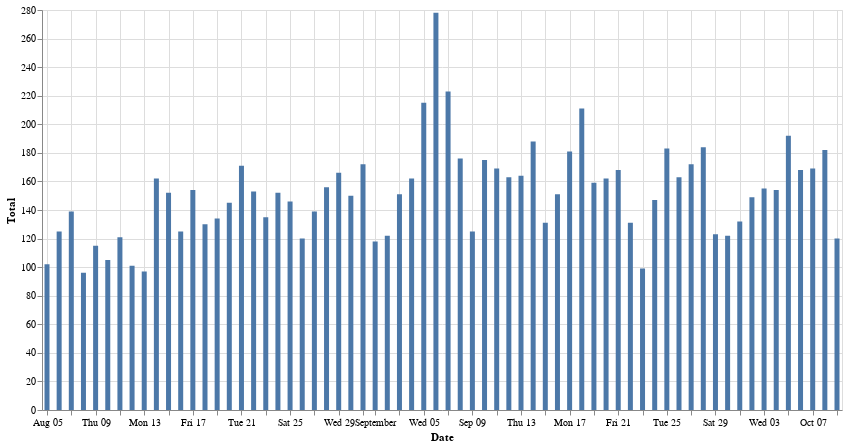

Source (notebook cell):
### Markdown cell above
# Orders by Day

### Code cell
df_orders_by_day = df_order.groupby(['created_at'])['order_id'].count().reset_index()
df_orders_by_day = df_orders_by_day.rename(columns={'created_at': 'Date', 'order_id': 'Total'})
df_orders_by_day.head()

alt.Chart(df_orders_by_day).mark_bar().encode(
    x = 'Date',
    y = 'Total'
).interactive().properties(
    width=800,
    height=400
)

### Figure 1 — Vega-Lite specification as saved in the notebook (floating-point values rounded to 4 significant figures)
{"config": {"view": {"continuousWidth": 400, "continuousHeight": 300}}, "data": {"name": "data-02c85e90d2468c5bfd79871d5e06bc41"}, "mark": "bar", "encoding": {"x": {"type": "temporal", "field": "Date"}, "y": {"type": "quantitative", "field": "Total"}}, "height": 400, "selection": {"selector016": {"type": "interval", "bind": "scales", "encodings": ["x", "y"]}}, "width": 800, "$schema": "https://vega.github.io/schema/vega-lite/v4.8.1.json", "datasets": {"data-02c85e90d2468c5bfd79871d5e06bc41": [{"Date": "2018-08-05T00:00:00", "Total": 102}, {"Date": "2018-08-06T00:00:00", "Total": 125}, {"Date": "2018-08-07T00:00:00", "Total": 139}, {"Date": "2018-08-08T00:00:00", "Total": 96}, {"Date": "2018-08-09T00:00:00", "Total": 115}, {"Date": "2018-08-10T00:00:00", "Total": 105}, {"Date": "2018-08-11T00:00:00", "Total": 121}, {"Date": "2018-08-12T00:00:00", "Total": 101}, {"Date": "2018-08-13T00:00:00", "Total": 97}, {"Date": "2018-08-14T00:00:00", "Total": 162}, {"Date": "2018-08-15T00:00:00", "Total": 152}, {"Date": "2018-08-16T00:00:00", "Total": 125}, {"Date": "2018-08-17T00:00:00", "Total": 154}, {"Date": "2018-08-18T00:00:00", "Total": 130}, {"Date": "2018-08-19T00:00:00", "Total": 134}, {"Date": "2018-08-20T00:00:00", "Total": 145}, {"Date": "2018-08-21T00:00:00", "Total": 171}, {"Date": "2018-08-22T00:00:00", "Total": 153}, {"Date": "2018-08-23T00:00:00", "Total": 135}, {"Date": "2018-08-24T00:00:00", "Total": 152}, {"Date": "2018-08-25T00:00:00", "Total": 146}, {"Date": "2018-08-26T00:00:00", "Total": 120}, {"Date": "2018-08-27T00:00:00", "Total": 139}, {"Date": "2018-08-28T00:00:00", "Total": 156}, {"Date": "2018-08-29T00:00:00", "Total": 166}, {"Date": "2018-08-30T00:00:00", "Total": 150}, {"Date": "2018-08-31T00:00:00", "Total": 172}, {"Date": "2018-09-01T00:00:00", "Total": 118}, {"Date": "2018-09-02T00:00:00", "Total": 122}, {"Date": "2018-09-03T00:00:00", "Total": 151}, {"Date": "2018-09-04T00:00:00", "Total": 162}, {"Date": "2018-09-05T00:00:00", "Total": 215}, {"Date": "2018-09-06T00:00:00", "Total": 278}, {"Date": "2018-09-07T00:00:00", "Total": 223}, {"Date": "2018-09-08T00:00:00", "Total": 176}, {"Date": "2018-09-09T00:00:00", "Total": 125}, {"Date": "2018-09-10T00:00:00", "Total": 175}, {"Date": "2018-09-11T00:00:00", "Total": 169}, {"Date": "2018-09-12T00:00:00", "Total": 163}, {"Date": "2018-09-13T00:00:00", "Total": 164}, {"Date": "2018-09-14T00:00:00", "Total": 188}, {"Date": "2018-09-15T00:00:00", "Total": 131}, {"Date": "2018-09-16T00:00:00", "Total": 151}, {"Date": "2018-09-17T00:00:00", "Total": 181}, {"Date": "2018-09-18T00:00:00", "Total": 211}, {"Date": "2018-09-19T00:00:00", "Total": 159}, {"Date": "2018-09-20T00:00:00", "Total": 162}, {"Date": "2018-09-21T00:00:00", "Total": 168}, {"Date": "2018-09-22T00:00:00", "Total": 131}, {"Date": "2018-09-23T00:00:00", "Total": 99}, {"Date": "2018-09-24T00:00:00", "Total": 147}, {"Date": "2018-09-25T00:00:00", "Total": 183}, {"Date": "2018-09-26T00:00:00", "Total": 163}, {"Date": "2018-09-27T00:00:00", "Total": 172}, {"Date": "2018-09-28T00:00:00", "Total": 184}, {"Date": "2018-09-29T00:00:00", "Total": 123}, {"Date": "2018-09-30T00:00:00", "Total": 122}, {"Date": "2018-10-01T00:00:00", "Total": 132}, {"Date": "2018-10-02T00:00:00", "Total": 149}, {"Date": "2018-10-03T00:00:00", "Total": 155}, {"Date": "2018-10-04T00:00:00", "Total": 154}, {"Date": "2018-10-05T00:00:00", "Total": 192}, {"Date": "2018-10-06T00:00:00", "Total": 168}, {"Date": "2018-10-07T00:00:00", "Total": 169}, {"Date": "2018-10-08T00:00:00", "Total": 182}, {"Date": "2018-10-09T00:00:00", "Total": 120}]}}
